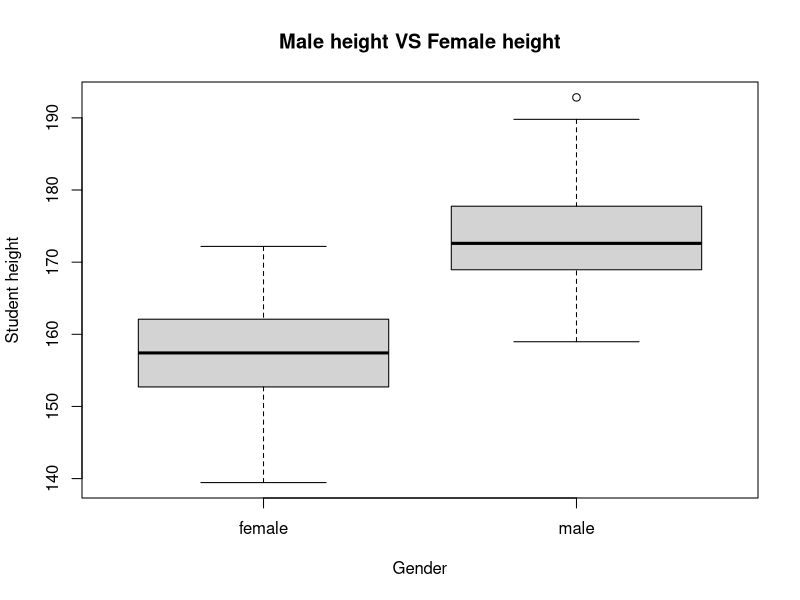
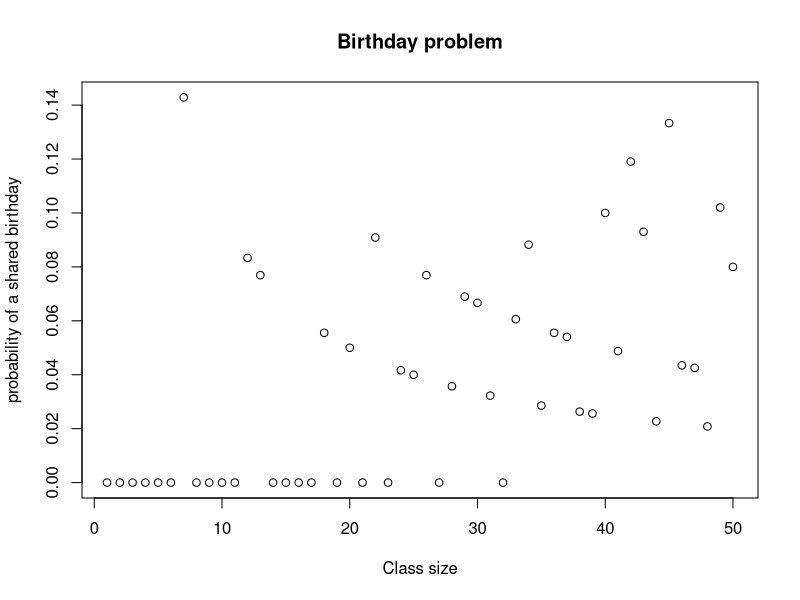

Write the R code that produced these figures, in order.
#### ADS2 Practical 1 sample solution




### Heights of students in a virtual classroom

## Can you "create" a group of 100 people with this property in R?
student=c(rnorm(55,158.5,6),rnorm(45,172,7))

## How can you verify whether you did this (approximately) correctly?
# Compare the results below to the pre-defined means and sds in the question
# because the numbers you have generated are totally random
# the results you got might not be identical to those in the question
# as long as they are not hugely different then you are approximately correct
mean(student[1:55]);sd(student[1:55]) # female group
mean(student[56:100]);sd(student[56:100]) # male group

## Draw box plots (place the two groups on the same plot)
df=data.frame('student'=student,'gender'=rep(c('female','male'),times=c(55,45)))
boxplot(df$student~df$gender,xlab='Gender',ylab='Student height',main='Male height VS Female height')

## How tall is the tallest student in your simulated class? How tall is the shortest student? How many
## students are taller than you are?
max(df$student);min(df$student) # tallest and shortest
length(which(df$student>177)) #  which() will give you a location vector of the students who are taller than you




### Revisiting the birthday problem

## Write a command that creates a group of 26 students, and assigns a day of the year to each of them as
## their birthday
bday=sample(365,26,replace=T)

## Are there shared birthdays in this group? How could you find out?
length(bday)-length(unique(bday)) # unique() will give you a new vector which only contains non-duplicated elements from the original vector

## This gives you an answer for your particular group of students, but how would you go about computing
## the overall probability of a shared birthday for n=26
# replicate the sampling process for 1000 times and combine the data as a matrix
# apply() is very similar to the 'for' loop, margin=2 means we apply a function (calculation) for each column in the matrix
# mean() will calculate the average of a vector, hence the overall probability for n=26 groups
# %>% is a pipe operator, it will pass the previous result to the next command
library(tidyverse)
replicate(n=1000,sample(365,26,replace=T)) %>%
 apply(MARGIN=2,function(x) (length(x)-length(unique(x)))/26) %>% mean()

## How about computing and plotting the probabilities of shared birthdays
## from n=1 to n=50
prob=lapply(1:50,function(i) sample(365,i,replace=T)) %>% 
 lapply(function(x) (length(x)-length(unique(x)))/length(x)) %>%
 unlist()
plot(1:50,prob,xlab='Class size',ylab='probability of a shared birthday',
     main='Birthday problem')

